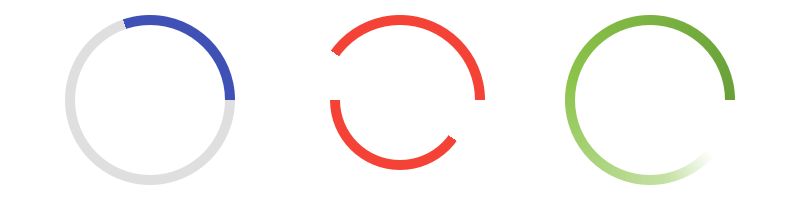
<?xml version="1.0" encoding="UTF-8"?>
<ui version="4.0">
 <class>MainWindow</class>
 <widget class="QMainWindow" name="MainWindow">
  <property name="geometry">
   <rect>
    <x>0</x>
    <y>0</y>
    <width>800</width>
    <height>200</height>
   </rect>
  </property>
  <property name="minimumSize">
   <size>
    <width>800</width>
    <height>200</height>
   </size>
  </property>
  <property name="maximumSize">
   <size>
    <width>800</width>
    <height>200</height>
   </size>
  </property>
  <property name="windowTitle">
   <string>MainWindow</string>
  </property>
  <widget class="QWidget" name="centralwidget">
   <property name="styleSheet">
    <string notr="true">background: white;
</string>
   </property>
   <layout class="QHBoxLayout" name="horizontalLayout">
    <property name="spacing">
     <number>0</number>
    </property>
    <property name="leftMargin">
     <number>0</number>
    </property>
    <property name="topMargin">
     <number>0</number>
    </property>
    <property name="rightMargin">
     <number>0</number>
    </property>
    <property name="bottomMargin">
     <number>0</number>
    </property>
    <item>
     <widget class="QFrame" name="spinner_1">
      <property name="minimumSize">
       <size>
        <width>200</width>
        <height>200</height>
       </size>
      </property>
      <property name="maximumSize">
       <size>
        <width>200</width>
        <height>200</height>
       </size>
      </property>
      <property name="frameShape">
       <enum>QFrame::NoFrame</enum>
      </property>
      <property name="frameShadow">
       <enum>QFrame::Raised</enum>
      </property>
      <layout class="QGridLayout" name="gridLayout">
       <item row="0" column="0">
        <widget class="QFrame" name="circle_outer_1">
         <property name="minimumSize">
          <size>
           <width>170</width>
           <height>170</height>
          </size>
         </property>
         <property name="maximumSize">
          <size>
           <width>170</width>
           <height>170</height>
          </size>
         </property>
         <property name="styleSheet">
          <string notr="true">QFrame{
border-radius: 85px;
background-color: qconicalgradient(cx:0.5, cy:0.5, angle:0, stop:0.3 #dfdfdf, stop:0.2999 #3F51B5);
}
</string>
         </property>
         <property name="frameShape">
          <enum>QFrame::NoFrame</enum>
         </property>
         <property name="frameShadow">
          <enum>QFrame::Plain</enum>
         </property>
         <layout class="QGridLayout" name="gridLayout_5">
          <property name="leftMargin">
           <number>0</number>
          </property>
          <property name="topMargin">
           <number>0</number>
          </property>
          <property name="rightMargin">
           <number>0</number>
          </property>
          <property name="bottomMargin">
           <number>0</number>
          </property>
          <property name="spacing">
           <number>0</number>
          </property>
          <item row="0" column="0">
           <widget class="QFrame" name="circle_inner_1">
            <property name="minimumSize">
             <size>
              <width>150</width>
              <height>150</height>
             </size>
            </property>
            <property name="maximumSize">
             <size>
              <width>150</width>
              <height>150</height>
             </size>
            </property>
            <property name="styleSheet">
             <string notr="true">background: white;
border-radius: 75px;
</string>
            </property>
            <property name="frameShape">
             <enum>QFrame::NoFrame</enum>
            </property>
            <property name="frameShadow">
             <enum>QFrame::Raised</enum>
            </property>
           </widget>
          </item>
         </layout>
        </widget>
       </item>
      </layout>
     </widget>
    </item>
    <item>
     <widget class="QFrame" name="spinner_3">
      <property name="minimumSize">
       <size>
        <width>200</width>
        <height>200</height>
       </size>
      </property>
      <property name="maximumSize">
       <size>
        <width>200</width>
        <height>200</height>
       </size>
      </property>
      <property name="frameShape">
       <enum>QFrame::NoFrame</enum>
      </property>
      <property name="frameShadow">
       <enum>QFrame::Raised</enum>
      </property>
      <layout class="QGridLayout" name="gridLayout_3">
       <item row="0" column="0">
        <widget class="QFrame" name="circle_outer_2">
         <property name="minimumSize">
          <size>
           <width>170</width>
           <height>170</height>
          </size>
         </property>
         <property name="maximumSize">
          <size>
           <width>170</width>
           <height>170</height>
          </size>
         </property>
         <property name="styleSheet">
          <string notr="true">border-radius: 85px;
background-color: qconicalgradient(cx:0.5, cy:0.5, angle:0, stop:0.4 #fff, stop:0.3999 #f44336);</string>
         </property>
         <property name="frameShape">
          <enum>QFrame::StyledPanel</enum>
         </property>
         <property name="frameShadow">
          <enum>QFrame::Raised</enum>
         </property>
         <layout class="QGridLayout" name="gridLayout_7">
          <property name="leftMargin">
           <number>0</number>
          </property>
          <property name="topMargin">
           <number>0</number>
          </property>
          <property name="rightMargin">
           <number>0</number>
          </property>
          <property name="bottomMargin">
           <number>0</number>
          </property>
          <property name="spacing">
           <number>0</number>
          </property>
          <item row="0" column="0">
           <widget class="QFrame" name="circle_2_bg_1">
            <property name="minimumSize">
             <size>
              <width>150</width>
              <height>150</height>
             </size>
            </property>
            <property name="maximumSize">
             <size>
              <width>150</width>
              <height>150</height>
             </size>
            </property>
            <property name="styleSheet">
             <string notr="true">background: white;
border-radius: 75px;</string>
            </property>
            <property name="frameShape">
             <enum>QFrame::StyledPanel</enum>
            </property>
            <property name="frameShadow">
             <enum>QFrame::Raised</enum>
            </property>
            <layout class="QGridLayout" name="gridLayout_9">
             <property name="leftMargin">
              <number>0</number>
             </property>
             <property name="topMargin">
              <number>0</number>
             </property>
             <property name="rightMargin">
              <number>0</number>
             </property>
             <property name="bottomMargin">
              <number>0</number>
             </property>
             <property name="spacing">
              <number>0</number>
             </property>
             <item row="0" column="0">
              <widget class="QFrame" name="circle_inner_2">
               <property name="minimumSize">
                <size>
                 <width>140</width>
                 <height>140</height>
                </size>
               </property>
               <property name="maximumSize">
                <size>
                 <width>140</width>
                 <height>140</height>
                </size>
               </property>
               <property name="styleSheet">
                <string notr="true">border-radius: 70px;
background-color: qconicalgradient(cx:0.5, cy:0.5, angle:180, stop:0.4 #fff, stop:0.3999 #f44336);</string>
               </property>
               <property name="frameShape">
                <enum>QFrame::StyledPanel</enum>
               </property>
               <property name="frameShadow">
                <enum>QFrame::Raised</enum>
               </property>
               <layout class="QGridLayout" name="gridLayout_8">
                <property name="leftMargin">
                 <number>0</number>
                </property>
                <property name="topMargin">
                 <number>0</number>
                </property>
                <property name="rightMargin">
                 <number>0</number>
                </property>
                <property name="bottomMargin">
                 <number>0</number>
                </property>
                <property name="spacing">
                 <number>0</number>
                </property>
                <item row="0" column="0">
                 <widget class="QFrame" name="circle_2_bg_2">
                  <property name="minimumSize">
                   <size>
                    <width>120</width>
                    <height>120</height>
                   </size>
                  </property>
                  <property name="maximumSize">
                   <size>
                    <width>120</width>
                    <height>120</height>
                   </size>
                  </property>
                  <property name="styleSheet">
                   <string notr="true">background: white;
border-radius: 60px;</string>
                  </property>
                  <property name="frameShape">
                   <enum>QFrame::StyledPanel</enum>
                  </property>
                  <property name="frameShadow">
                   <enum>QFrame::Raised</enum>
                  </property>
                 </widget>
                </item>
               </layout>
              </widget>
             </item>
            </layout>
           </widget>
          </item>
         </layout>
        </widget>
       </item>
      </layout>
     </widget>
    </item>
    <item>
     <widget class="QFrame" name="spinner_4">
      <property name="minimumSize">
       <size>
        <width>200</width>
        <height>200</height>
       </size>
      </property>
      <property name="maximumSize">
       <size>
        <width>200</width>
        <height>200</height>
       </size>
      </property>
      <property name="frameShape">
       <enum>QFrame::NoFrame</enum>
      </property>
      <property name="frameShadow">
       <enum>QFrame::Raised</enum>
      </property>
      <layout class="QGridLayout" name="gridLayout_4">
       <item row="0" column="0">
        <widget class="QFrame" name="circle_outer_3">
         <property name="minimumSize">
          <size>
           <width>170</width>
           <height>170</height>
          </size>
         </property>
         <property name="maximumSize">
          <size>
           <width>170</width>
           <height>170</height>
          </size>
         </property>
         <property name="styleSheet">
          <string notr="true">background-color: qconicalgradient(cx:0.5, cy:0.5, angle:0, stop:0 #689F38, stop:0.454545 #8BC34A, stop:0.784091 #C5E1A5, stop:0.886364 rgba(255, 255, 255, 255), stop:1 rgba(255, 255, 255, 255));
border-radius: 85px;
</string>
         </property>
         <property name="frameShape">
          <enum>QFrame::NoFrame</enum>
         </property>
         <property name="frameShadow">
          <enum>QFrame::Plain</enum>
         </property>
         <layout class="QGridLayout" name="gridLayout_10">
          <property name="leftMargin">
           <number>0</number>
          </property>
          <property name="topMargin">
           <number>0</number>
          </property>
          <property name="rightMargin">
           <number>0</number>
          </property>
          <property name="bottomMargin">
           <number>0</number>
          </property>
          <property name="spacing">
           <number>0</number>
          </property>
          <item row="0" column="0">
           <widget class="QFrame" name="circle_inner_3">
            <property name="minimumSize">
             <size>
              <width>150</width>
              <height>150</height>
             </size>
            </property>
            <property name="maximumSize">
             <size>
              <width>150</width>
              <height>150</height>
             </size>
            </property>
            <property name="styleSheet">
             <string notr="true">background: white;
border-radius: 75px;</string>
            </property>
            <property name="frameShape">
             <enum>QFrame::StyledPanel</enum>
            </property>
            <property name="frameShadow">
             <enum>QFrame::Raised</enum>
            </property>
           </widget>
          </item>
         </layout>
        </widget>
       </item>
      </layout>
     </widget>
    </item>
   </layout>
  </widget>
 </widget>
 <resources/>
 <connections/>
</ui>
